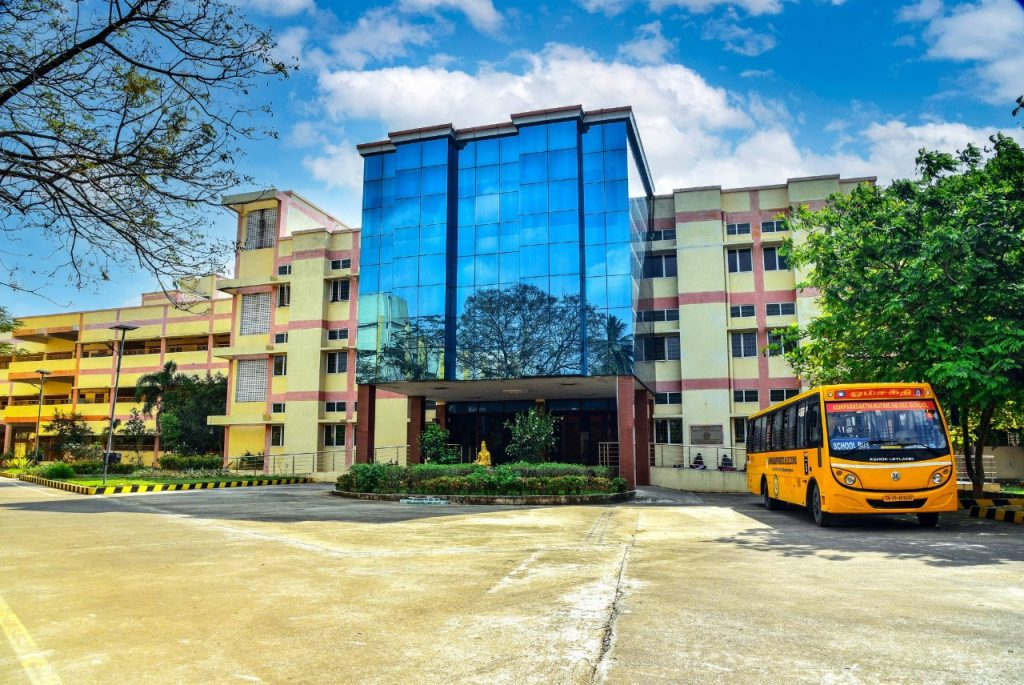
#> input picture school_photo.jpg, 1024 x 685 px
$ python SET_SCHOOL_LOGO.py
#> lines starting #> are read from the running program, lines starting #| are printed output that depends on the picture
"""Optional: choose a new school logo before building the EXE.
Only changes school_logo.png and the .ico file; never changes project Python code.
"""
from pathlib import Path
from tkinter import Tk, filedialog, messagebox
from PIL import Image, ImageOps

folder = Path(__file__).resolve().parent
root = Tk()
root.withdraw()
source = filedialog.askopenfilename(
    title="Choose your school logo (PNG / JPG / WEBP)",
    filetypes=[("Image files", "*.png *.jpg *.jpeg *.webp *.bmp"), ("All files", "*.*")],
)
#> the answer given: school_photo.jpg
if source:
    try:
        with Image.open(source) as original:
#> original is the input picture: PIL image 1024x685 RGB; mean R, G, B 126.2, 149.7, 141.8
            image = original.convert("RGBA")
        image.thumbnail((1024, 1024), Image.Resampling.LANCZOS)
        image.save(folder / "school_logo.png", "PNG")
        icon_image = ImageOps.contain(image, (256, 256), Image.Resampling.LANCZOS)
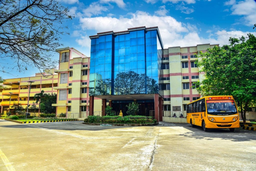
#> icon_image: PIL image 256x171 RGBA; mean R, G, B, A 126.2, 149.7, 141.8, 255
        canvas = Image.new("RGBA", (256, 256), (0, 0, 0, 0))
#> canvas: PIL image 256x256 RGBA; every value is 0
        canvas.alpha_composite(icon_image, ((256-icon_image.width)//2, (256-icon_image.height)//2))
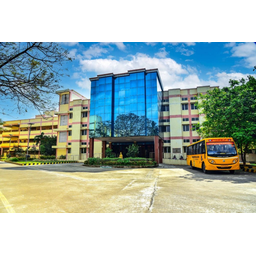
#> canvas: PIL image 256x256 RGBA; mean R, G, B, A 84.3, 100, 94.7, 170.3; transparent parts drawn white
        canvas.save(
            folder / "Adhiparasakthi_Time_Table_Icon.ico",
            format="ICO", sizes=[(16,16), (24,24), (32,32), (48,48), (64,64), (128,128), (256,256)]
        )
        messagebox.showinfo("Logo Updated", "Logo saved for the login page and Windows app icon.\n\nRun BUILD_WINDOWS_APP.bat to build the new EXE.")
    except Exception as exc:
        messagebox.showerror("Logo Error", f"Could not process this image:\n{exc}")
        raise
root.destroy()
